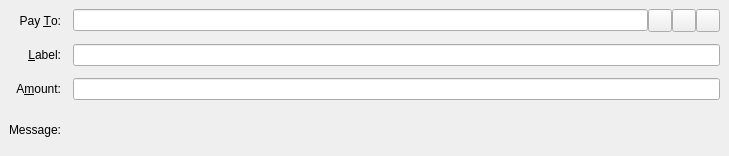
<?xml version="1.0" encoding="UTF-8"?>
<ui version="4.0">
 <class>SendCoinsEntry</class>
 <widget class="QStackedWidget" name="SendCoinsEntry">
  <property name="geometry">
   <rect>
    <x>0</x>
    <y>0</y>
    <width>729</width>
    <height>156</height>
   </rect>
  </property>
  <property name="focusPolicy">
   <enum>Qt::TabFocus</enum>
  </property>
  <property name="autoFillBackground">
   <bool>false</bool>
  </property>
  <property name="styleSheet">
   <string notr="true">SendCoinsEntry{
background-color:transparent !important;
}</string>
  </property>
  <property name="frameShape">
   <enum>QFrame::NoFrame</enum>
  </property>
  <widget class="QFrame" name="SendCoins">
   <property name="cursor">
    <cursorShape>ArrowCursor</cursorShape>
   </property>
   <property name="toolTip">
    <string>This is a normal payment.</string>
   </property>
   <property name="styleSheet">
    <string notr="true">#SendCoins{
background-color:transparent !important;
}</string>
   </property>
   <property name="frameShape">
    <enum>QFrame::NoFrame</enum>
   </property>
   <property name="frameShadow">
    <enum>QFrame::Plain</enum>
   </property>
   <layout class="QGridLayout" name="gridLayout">
    <property name="spacing">
     <number>12</number>
    </property>
    <item row="0" column="0">
     <widget class="QLabel" name="payToLabel">
      <property name="text">
       <string>Pay &amp;To:</string>
      </property>
      <property name="alignment">
       <set>Qt::AlignRight|Qt::AlignTrailing|Qt::AlignVCenter</set>
      </property>
      <property name="buddy">
       <cstring>payTo</cstring>
      </property>
     </widget>
    </item>
    <item row="0" column="1">
     <layout class="QHBoxLayout" name="payToLayout">
      <property name="spacing">
       <number>0</number>
      </property>
      <item>
       <widget class="QValidatedLineEdit" name="payTo">
        <property name="toolTip">
         <string>The SEND address to send the payment to</string>
        </property>
       </widget>
      </item>
      <item>
       <widget class="QToolButton" name="addressBookButton">
        <property name="toolTip">
         <string>Choose previously used address</string>
        </property>
        <property name="text">
         <string/>
        </property>
        <property name="icon">
         <iconset resource="../send.qrc">
          <normaloff>:/icons/address-book</normaloff>:/icons/address-book</iconset>
        </property>
        <property name="shortcut">
         <string>Alt+A</string>
        </property>
       </widget>
      </item>
      <item>
       <widget class="QToolButton" name="pasteButton">
        <property name="toolTip">
         <string>Paste address from clipboard</string>
        </property>
        <property name="text">
         <string/>
        </property>
        <property name="icon">
         <iconset resource="../send.qrc">
          <normaloff>:/icons/editpaste</normaloff>:/icons/editpaste</iconset>
        </property>
        <property name="shortcut">
         <string>Alt+P</string>
        </property>
       </widget>
      </item>
      <item>
       <widget class="QToolButton" name="deleteButton">
        <property name="toolTip">
         <string>Remove this entry</string>
        </property>
        <property name="text">
         <string/>
        </property>
        <property name="icon">
         <iconset resource="../send.qrc">
          <normaloff>:/icons/remove</normaloff>:/icons/remove</iconset>
        </property>
       </widget>
      </item>
     </layout>
    </item>
    <item row="1" column="0">
     <widget class="QLabel" name="labelLabel">
      <property name="text">
       <string>&amp;Label:</string>
      </property>
      <property name="alignment">
       <set>Qt::AlignRight|Qt::AlignTrailing|Qt::AlignVCenter</set>
      </property>
      <property name="buddy">
       <cstring>addAsLabel</cstring>
      </property>
     </widget>
    </item>
    <item row="1" column="1">
     <widget class="QLineEdit" name="addAsLabel">
      <property name="toolTip">
       <string>Enter a label for this address to add it to the list of used addresses</string>
      </property>
     </widget>
    </item>
    <item row="2" column="0">
     <widget class="QLabel" name="amountLabel">
      <property name="text">
       <string>A&amp;mount:</string>
      </property>
      <property name="alignment">
       <set>Qt::AlignRight|Qt::AlignTrailing|Qt::AlignVCenter</set>
      </property>
      <property name="buddy">
       <cstring>payAmount</cstring>
      </property>
     </widget>
    </item>
    <item row="2" column="1">
     <widget class="BitcoinAmountField" name="payAmount"/>
    </item>
    <item row="3" column="0">
     <widget class="QLabel" name="messageLabel">
      <property name="text">
       <string>Message:</string>
      </property>
      <property name="alignment">
       <set>Qt::AlignRight|Qt::AlignTrailing|Qt::AlignVCenter</set>
      </property>
     </widget>
    </item>
    <item row="3" column="1">
     <widget class="QLabel" name="messageTextLabel">
      <property name="toolTip">
       <string>A message that was attached to the SEND: URI which will be stored with the transaction for your reference. Note: This message will not be sent over the SEND network.</string>
      </property>
      <property name="textFormat">
       <enum>Qt::PlainText</enum>
      </property>
     </widget>
    </item>
   </layout>
  </widget>
  <widget class="QFrame" name="SendCoins_InsecurePaymentRequest">
   <property name="palette">
    <palette>
     <active>
      <colorrole role="WindowText">
       <brush brushstyle="SolidPattern">
        <color alpha="255">
         <red>0</red>
         <green>0</green>
         <blue>0</blue>
        </color>
       </brush>
      </colorrole>
      <colorrole role="Button">
       <brush brushstyle="SolidPattern">
        <color alpha="255">
         <red>255</red>
         <green>255</green>
         <blue>127</blue>
        </color>
       </brush>
      </colorrole>
      <colorrole role="Light">
       <brush brushstyle="SolidPattern">
        <color alpha="255">
         <red>255</red>
         <green>255</green>
         <blue>255</blue>
        </color>
       </brush>
      </colorrole>
      <colorrole role="Midlight">
       <brush brushstyle="SolidPattern">
        <color alpha="255">
         <red>255</red>
         <green>255</green>
         <blue>191</blue>
        </color>
       </brush>
      </colorrole>
      <colorrole role="Dark">
       <brush brushstyle="SolidPattern">
        <color alpha="255">
         <red>127</red>
         <green>127</green>
         <blue>63</blue>
        </color>
       </brush>
      </colorrole>
      <colorrole role="Mid">
       <brush brushstyle="SolidPattern">
        <color alpha="255">
         <red>170</red>
         <green>170</green>
         <blue>84</blue>
        </color>
       </brush>
      </colorrole>
      <colorrole role="Text">
       <brush brushstyle="SolidPattern">
        <color alpha="255">
         <red>0</red>
         <green>0</green>
         <blue>0</blue>
        </color>
       </brush>
      </colorrole>
      <colorrole role="BrightText">
       <brush brushstyle="SolidPattern">
        <color alpha="255">
         <red>255</red>
         <green>255</green>
         <blue>255</blue>
        </color>
       </brush>
      </colorrole>
      <colorrole role="ButtonText">
       <brush brushstyle="SolidPattern">
        <color alpha="255">
         <red>0</red>
         <green>0</green>
         <blue>0</blue>
        </color>
       </brush>
      </colorrole>
      <colorrole role="Base">
       <brush brushstyle="SolidPattern">
        <color alpha="255">
         <red>255</red>
         <green>255</green>
         <blue>255</blue>
        </color>
       </brush>
      </colorrole>
      <colorrole role="Window">
       <brush brushstyle="SolidPattern">
        <color alpha="255">
         <red>255</red>
         <green>255</green>
         <blue>127</blue>
        </color>
       </brush>
      </colorrole>
      <colorrole role="Shadow">
       <brush brushstyle="SolidPattern">
        <color alpha="255">
         <red>0</red>
         <green>0</green>
         <blue>0</blue>
        </color>
       </brush>
      </colorrole>
      <colorrole role="AlternateBase">
       <brush brushstyle="SolidPattern">
        <color alpha="255">
         <red>255</red>
         <green>255</green>
         <blue>191</blue>
        </color>
       </brush>
      </colorrole>
      <colorrole role="ToolTipBase">
       <brush brushstyle="SolidPattern">
        <color alpha="255">
         <red>255</red>
         <green>255</green>
         <blue>220</blue>
        </color>
       </brush>
      </colorrole>
      <colorrole role="ToolTipText">
       <brush brushstyle="SolidPattern">
        <color alpha="255">
         <red>0</red>
         <green>0</green>
         <blue>0</blue>
        </color>
       </brush>
      </colorrole>
     </active>
     <inactive>
      <colorrole role="WindowText">
       <brush brushstyle="SolidPattern">
        <color alpha="255">
         <red>0</red>
         <green>0</green>
         <blue>0</blue>
        </color>
       </brush>
      </colorrole>
      <colorrole role="Button">
       <brush brushstyle="SolidPattern">
        <color alpha="255">
         <red>255</red>
         <green>255</green>
         <blue>127</blue>
        </color>
       </brush>
      </colorrole>
      <colorrole role="Light">
       <brush brushstyle="SolidPattern">
        <color alpha="255">
         <red>255</red>
         <green>255</green>
         <blue>255</blue>
        </color>
       </brush>
      </colorrole>
      <colorrole role="Midlight">
       <brush brushstyle="SolidPattern">
        <color alpha="255">
         <red>255</red>
         <green>255</green>
         <blue>191</blue>
        </color>
       </brush>
      </colorrole>
      <colorrole role="Dark">
       <brush brushstyle="SolidPattern">
        <color alpha="255">
         <red>127</red>
         <green>127</green>
         <blue>63</blue>
        </color>
       </brush>
      </colorrole>
      <colorrole role="Mid">
       <brush brushstyle="SolidPattern">
        <color alpha="255">
         <red>170</red>
         <green>170</green>
         <blue>84</blue>
        </color>
       </brush>
      </colorrole>
      <colorrole role="Text">
       <brush brushstyle="SolidPattern">
        <color alpha="255">
         <red>0</red>
         <green>0</green>
         <blue>0</blue>
        </color>
       </brush>
      </colorrole>
      <colorrole role="BrightText">
       <brush brushstyle="SolidPattern">
        <color alpha="255">
         <red>255</red>
         <green>255</green>
         <blue>255</blue>
        </color>
       </brush>
      </colorrole>
      <colorrole role="ButtonText">
       <brush brushstyle="SolidPattern">
        <color alpha="255">
         <red>0</red>
         <green>0</green>
         <blue>0</blue>
        </color>
       </brush>
      </colorrole>
      <colorrole role="Base">
       <brush brushstyle="SolidPattern">
        <color alpha="255">
         <red>255</red>
         <green>255</green>
         <blue>255</blue>
        </color>
       </brush>
      </colorrole>
      <colorrole role="Window">
       <brush brushstyle="SolidPattern">
        <color alpha="255">
         <red>255</red>
         <green>255</green>
         <blue>127</blue>
        </color>
       </brush>
      </colorrole>
      <colorrole role="Shadow">
       <brush brushstyle="SolidPattern">
        <color alpha="255">
         <red>0</red>
         <green>0</green>
         <blue>0</blue>
        </color>
       </brush>
      </colorrole>
      <colorrole role="AlternateBase">
       <brush brushstyle="SolidPattern">
        <color alpha="255">
         <red>255</red>
         <green>255</green>
         <blue>191</blue>
        </color>
       </brush>
      </colorrole>
      <colorrole role="ToolTipBase">
       <brush brushstyle="SolidPattern">
        <color alpha="255">
         <red>255</red>
         <green>255</green>
         <blue>220</blue>
        </color>
       </brush>
      </colorrole>
      <colorrole role="ToolTipText">
       <brush brushstyle="SolidPattern">
        <color alpha="255">
         <red>0</red>
         <green>0</green>
         <blue>0</blue>
        </color>
       </brush>
      </colorrole>
     </inactive>
     <disabled>
      <colorrole role="WindowText">
       <brush brushstyle="SolidPattern">
        <color alpha="255">
         <red>127</red>
         <green>127</green>
         <blue>63</blue>
        </color>
       </brush>
      </colorrole>
      <colorrole role="Button">
       <brush brushstyle="SolidPattern">
        <color alpha="255">
         <red>255</red>
         <green>255</green>
         <blue>127</blue>
        </color>
       </brush>
      </colorrole>
      <colorrole role="Light">
       <brush brushstyle="SolidPattern">
        <color alpha="255">
         <red>255</red>
         <green>255</green>
         <blue>255</blue>
        </color>
       </brush>
      </colorrole>
      <colorrole role="Midlight">
       <brush brushstyle="SolidPattern">
        <color alpha="255">
         <red>255</red>
         <green>255</green>
         <blue>191</blue>
        </color>
       </brush>
      </colorrole>
      <colorrole role="Dark">
       <brush brushstyle="SolidPattern">
        <color alpha="255">
         <red>127</red>
         <green>127</green>
         <blue>63</blue>
        </color>
       </brush>
      </colorrole>
      <colorrole role="Mid">
       <brush brushstyle="SolidPattern">
        <color alpha="255">
         <red>170</red>
         <green>170</green>
         <blue>84</blue>
        </color>
       </brush>
      </colorrole>
      <colorrole role="Text">
       <brush brushstyle="SolidPattern">
        <color alpha="255">
         <red>127</red>
         <green>127</green>
         <blue>63</blue>
        </color>
       </brush>
      </colorrole>
      <colorrole role="BrightText">
       <brush brushstyle="SolidPattern">
        <color alpha="255">
         <red>255</red>
         <green>255</green>
         <blue>255</blue>
        </color>
       </brush>
      </colorrole>
      <colorrole role="ButtonText">
       <brush brushstyle="SolidPattern">
        <color alpha="255">
         <red>127</red>
         <green>127</green>
         <blue>63</blue>
        </color>
       </brush>
      </colorrole>
      <colorrole role="Base">
       <brush brushstyle="SolidPattern">
        <color alpha="255">
         <red>255</red>
         <green>255</green>
         <blue>127</blue>
        </color>
       </brush>
      </colorrole>
      <colorrole role="Window">
       <brush brushstyle="SolidPattern">
        <color alpha="255">
         <red>255</red>
         <green>255</green>
         <blue>127</blue>
        </color>
       </brush>
      </colorrole>
      <colorrole role="Shadow">
       <brush brushstyle="SolidPattern">
        <color alpha="255">
         <red>0</red>
         <green>0</green>
         <blue>0</blue>
        </color>
       </brush>
      </colorrole>
      <colorrole role="AlternateBase">
       <brush brushstyle="SolidPattern">
        <color alpha="255">
         <red>255</red>
         <green>255</green>
         <blue>127</blue>
        </color>
       </brush>
      </colorrole>
      <colorrole role="ToolTipBase">
       <brush brushstyle="SolidPattern">
        <color alpha="255">
         <red>255</red>
         <green>255</green>
         <blue>220</blue>
        </color>
       </brush>
      </colorrole>
      <colorrole role="ToolTipText">
       <brush brushstyle="SolidPattern">
        <color alpha="255">
         <red>0</red>
         <green>0</green>
         <blue>0</blue>
        </color>
       </brush>
      </colorrole>
     </disabled>
    </palette>
   </property>
   <property name="toolTip">
    <string>This is an unverified payment request.</string>
   </property>
   <property name="autoFillBackground">
    <bool>true</bool>
   </property>
   <property name="frameShape">
    <enum>QFrame::NoFrame</enum>
   </property>
   <property name="frameShadow">
    <enum>QFrame::Sunken</enum>
   </property>
   <layout class="QGridLayout" name="gridLayout_is">
    <property name="spacing">
     <number>12</number>
    </property>
    <item row="0" column="0">
     <widget class="QLabel" name="payToLabel_is">
      <property name="text">
       <string>Pay To:</string>
      </property>
      <property name="alignment">
       <set>Qt::AlignRight|Qt::AlignTrailing|Qt::AlignVCenter</set>
      </property>
     </widget>
    </item>
    <item row="0" column="1">
     <layout class="QHBoxLayout" name="payToLayout_is">
      <property name="spacing">
       <number>0</number>
      </property>
      <item>
       <widget class="QLabel" name="payTo_is"/>
      </item>
      <item>
       <widget class="QToolButton" name="deleteButton_is">
        <property name="toolTip">
         <string>Remove this entry</string>
        </property>
        <property name="text">
         <string/>
        </property>
        <property name="icon">
         <iconset resource="../send.qrc">
          <normaloff>:/icons/remove</normaloff>:/icons/remove</iconset>
        </property>
       </widget>
      </item>
     </layout>
    </item>
    <item row="1" column="0">
     <widget class="QLabel" name="memoLabel_is">
      <property name="text">
       <string>Memo:</string>
      </property>
      <property name="alignment">
       <set>Qt::AlignRight|Qt::AlignTrailing|Qt::AlignVCenter</set>
      </property>
     </widget>
    </item>
    <item row="1" column="1">
     <widget class="QLabel" name="memoTextLabel_is">
      <property name="textFormat">
       <enum>Qt::PlainText</enum>
      </property>
     </widget>
    </item>
    <item row="2" column="0">
     <widget class="QLabel" name="amountLabel_is">
      <property name="text">
       <string>A&amp;mount:</string>
      </property>
      <property name="alignment">
       <set>Qt::AlignRight|Qt::AlignTrailing|Qt::AlignVCenter</set>
      </property>
      <property name="buddy">
       <cstring>payAmount_is</cstring>
      </property>
     </widget>
    </item>
    <item row="2" column="1">
     <widget class="BitcoinAmountField" name="payAmount_is">
      <property name="acceptDrops">
       <bool>false</bool>
      </property>
     </widget>
    </item>
   </layout>
  </widget>
  <widget class="QFrame" name="SendCoins_SecurePaymentRequest">
   <property name="palette">
    <palette>
     <active>
      <colorrole role="WindowText">
       <brush brushstyle="SolidPattern">
        <color alpha="255">
         <red>0</red>
         <green>0</green>
         <blue>0</blue>
        </color>
       </brush>
      </colorrole>
      <colorrole role="Button">
       <brush brushstyle="SolidPattern">
        <color alpha="255">
         <red>140</red>
         <green>232</green>
         <blue>119</blue>
        </color>
       </brush>
      </colorrole>
      <colorrole role="Light">
       <brush brushstyle="SolidPattern">
        <color alpha="255">
         <red>230</red>
         <green>255</green>
         <blue>224</blue>
        </color>
       </brush>
      </colorrole>
      <colorrole role="Midlight">
       <brush brushstyle="SolidPattern">
        <color alpha="255">
         <red>185</red>
         <green>243</green>
         <blue>171</blue>
        </color>
       </brush>
      </colorrole>
      <colorrole role="Dark">
       <brush brushstyle="SolidPattern">
        <color alpha="255">
         <red>70</red>
         <green>116</green>
         <blue>59</blue>
        </color>
       </brush>
      </colorrole>
      <colorrole role="Mid">
       <brush brushstyle="SolidPattern">
        <color alpha="255">
         <red>93</red>
         <green>155</green>
         <blue>79</blue>
        </color>
       </brush>
      </colorrole>
      <colorrole role="Text">
       <brush brushstyle="SolidPattern">
        <color alpha="255">
         <red>0</red>
         <green>0</green>
         <blue>0</blue>
        </color>
       </brush>
      </colorrole>
      <colorrole role="BrightText">
       <brush brushstyle="SolidPattern">
        <color alpha="255">
         <red>155</red>
         <green>255</green>
         <blue>147</blue>
        </color>
       </brush>
      </colorrole>
      <colorrole role="ButtonText">
       <brush brushstyle="SolidPattern">
        <color alpha="255">
         <red>0</red>
         <green>0</green>
         <blue>0</blue>
        </color>
       </brush>
      </colorrole>
      <colorrole role="Base">
       <brush brushstyle="SolidPattern">
        <color alpha="255">
         <red>119</red>
         <green>255</green>
         <blue>233</blue>
        </color>
       </brush>
      </colorrole>
      <colorrole role="Window">
       <brush brushstyle="SolidPattern">
        <color alpha="255">
         <red>140</red>
         <green>232</green>
         <blue>119</blue>
        </color>
       </brush>
      </colorrole>
      <colorrole role="Shadow">
       <brush brushstyle="SolidPattern">
        <color alpha="255">
         <red>0</red>
         <green>0</green>
         <blue>0</blue>
        </color>
       </brush>
      </colorrole>
      <colorrole role="AlternateBase">
       <brush brushstyle="SolidPattern">
        <color alpha="255">
         <red>197</red>
         <green>243</green>
         <blue>187</blue>
        </color>
       </brush>
      </colorrole>
      <colorrole role="NoRole">
       <brush brushstyle="SolidPattern">
        <color alpha="255">
         <red>125</red>
         <green>194</green>
         <blue>122</blue>
        </color>
       </brush>
      </colorrole>
      <colorrole role="ToolTipBase">
       <brush brushstyle="SolidPattern">
        <color alpha="255">
         <red>255</red>
         <green>255</green>
         <blue>220</blue>
        </color>
       </brush>
      </colorrole>
      <colorrole role="ToolTipText">
       <brush brushstyle="SolidPattern">
        <color alpha="255">
         <red>0</red>
         <green>0</green>
         <blue>0</blue>
        </color>
       </brush>
      </colorrole>
     </active>
     <inactive>
      <colorrole role="WindowText">
       <brush brushstyle="SolidPattern">
        <color alpha="255">
         <red>0</red>
         <green>0</green>
         <blue>0</blue>
        </color>
       </brush>
      </colorrole>
      <colorrole role="Button">
       <brush brushstyle="SolidPattern">
        <color alpha="255">
         <red>140</red>
         <green>232</green>
         <blue>119</blue>
        </color>
       </brush>
      </colorrole>
      <colorrole role="Light">
       <brush brushstyle="SolidPattern">
        <color alpha="255">
         <red>230</red>
         <green>255</green>
         <blue>224</blue>
        </color>
       </brush>
      </colorrole>
      <colorrole role="Midlight">
       <brush brushstyle="SolidPattern">
        <color alpha="255">
         <red>185</red>
         <green>243</green>
         <blue>171</blue>
        </color>
       </brush>
      </colorrole>
      <colorrole role="Dark">
       <brush brushstyle="SolidPattern">
        <color alpha="255">
         <red>70</red>
         <green>116</green>
         <blue>59</blue>
        </color>
       </brush>
      </colorrole>
      <colorrole role="Mid">
       <brush brushstyle="SolidPattern">
        <color alpha="255">
         <red>93</red>
         <green>155</green>
         <blue>79</blue>
        </color>
       </brush>
      </colorrole>
      <colorrole role="Text">
       <brush brushstyle="SolidPattern">
        <color alpha="255">
         <red>0</red>
         <green>0</green>
         <blue>0</blue>
        </color>
       </brush>
      </colorrole>
      <colorrole role="BrightText">
       <brush brushstyle="SolidPattern">
        <color alpha="255">
         <red>155</red>
         <green>255</green>
         <blue>147</blue>
        </color>
       </brush>
      </colorrole>
      <colorrole role="ButtonText">
       <brush brushstyle="SolidPattern">
        <color alpha="255">
         <red>0</red>
         <green>0</green>
         <blue>0</blue>
        </color>
       </brush>
      </colorrole>
      <colorrole role="Base">
       <brush brushstyle="SolidPattern">
        <color alpha="255">
         <red>119</red>
         <green>255</green>
         <blue>233</blue>
        </color>
       </brush>
      </colorrole>
      <colorrole role="Window">
       <brush brushstyle="SolidPattern">
        <color alpha="255">
         <red>140</red>
         <green>232</green>
         <blue>119</blue>
        </color>
       </brush>
      </colorrole>
      <colorrole role="Shadow">
       <brush brushstyle="SolidPattern">
        <color alpha="255">
         <red>0</red>
         <green>0</green>
         <blue>0</blue>
        </color>
       </brush>
      </colorrole>
      <colorrole role="AlternateBase">
       <brush brushstyle="SolidPattern">
        <color alpha="255">
         <red>197</red>
         <green>243</green>
         <blue>187</blue>
        </color>
       </brush>
      </colorrole>
      <colorrole role="NoRole">
       <brush brushstyle="SolidPattern">
        <color alpha="255">
         <red>125</red>
         <green>194</green>
         <blue>122</blue>
        </color>
       </brush>
      </colorrole>
      <colorrole role="ToolTipBase">
       <brush brushstyle="SolidPattern">
        <color alpha="255">
         <red>255</red>
         <green>255</green>
         <blue>220</blue>
        </color>
       </brush>
      </colorrole>
      <colorrole role="ToolTipText">
       <brush brushstyle="SolidPattern">
        <color alpha="255">
         <red>0</red>
         <green>0</green>
         <blue>0</blue>
        </color>
       </brush>
      </colorrole>
     </inactive>
     <disabled>
      <colorrole role="WindowText">
       <brush brushstyle="SolidPattern">
        <color alpha="255">
         <red>70</red>
         <green>116</green>
         <blue>59</blue>
        </color>
       </brush>
      </colorrole>
      <colorrole role="Button">
       <brush brushstyle="SolidPattern">
        <color alpha="255">
         <red>140</red>
         <green>232</green>
         <blue>119</blue>
        </color>
       </brush>
      </colorrole>
      <colorrole role="Light">
       <brush brushstyle="SolidPattern">
        <color alpha="255">
         <red>230</red>
         <green>255</green>
         <blue>224</blue>
        </color>
       </brush>
      </colorrole>
      <colorrole role="Midlight">
       <brush brushstyle="SolidPattern">
        <color alpha="255">
         <red>185</red>
         <green>243</green>
         <blue>171</blue>
        </color>
       </brush>
      </colorrole>
      <colorrole role="Dark">
       <brush brushstyle="SolidPattern">
        <color alpha="255">
         <red>70</red>
         <green>116</green>
         <blue>59</blue>
        </color>
       </brush>
      </colorrole>
      <colorrole role="Mid">
       <brush brushstyle="SolidPattern">
        <color alpha="255">
         <red>93</red>
         <green>155</green>
         <blue>79</blue>
        </color>
       </brush>
      </colorrole>
      <colorrole role="Text">
       <brush brushstyle="SolidPattern">
        <color alpha="255">
         <red>70</red>
         <green>116</green>
         <blue>59</blue>
        </color>
       </brush>
      </colorrole>
      <colorrole role="BrightText">
       <brush brushstyle="SolidPattern">
        <color alpha="255">
         <red>155</red>
         <green>255</green>
         <blue>147</blue>
        </color>
       </brush>
      </colorrole>
      <colorrole role="ButtonText">
       <brush brushstyle="SolidPattern">
        <color alpha="255">
         <red>70</red>
         <green>116</green>
         <blue>59</blue>
        </color>
       </brush>
      </colorrole>
      <colorrole role="Base">
       <brush brushstyle="SolidPattern">
        <color alpha="255">
         <red>140</red>
         <green>232</green>
         <blue>119</blue>
        </color>
       </brush>
      </colorrole>
      <colorrole role="Window">
       <brush brushstyle="SolidPattern">
        <color alpha="255">
         <red>140</red>
         <green>232</green>
         <blue>119</blue>
        </color>
       </brush>
      </colorrole>
      <colorrole role="Shadow">
       <brush brushstyle="SolidPattern">
        <color alpha="255">
         <red>0</red>
         <green>0</green>
         <blue>0</blue>
        </color>
       </brush>
      </colorrole>
      <colorrole role="AlternateBase">
       <brush brushstyle="SolidPattern">
        <color alpha="255">
         <red>140</red>
         <green>232</green>
         <blue>119</blue>
        </color>
       </brush>
      </colorrole>
      <colorrole role="NoRole">
       <brush brushstyle="SolidPattern">
        <color alpha="255">
         <red>125</red>
         <green>194</green>
         <blue>122</blue>
        </color>
       </brush>
      </colorrole>
      <colorrole role="ToolTipBase">
       <brush brushstyle="SolidPattern">
        <color alpha="255">
         <red>255</red>
         <green>255</green>
         <blue>220</blue>
        </color>
       </brush>
      </colorrole>
      <colorrole role="ToolTipText">
       <brush brushstyle="SolidPattern">
        <color alpha="255">
         <red>0</red>
         <green>0</green>
         <blue>0</blue>
        </color>
       </brush>
      </colorrole>
     </disabled>
    </palette>
   </property>
   <property name="toolTip">
    <string>This is a verified payment request.</string>
   </property>
   <property name="autoFillBackground">
    <bool>true</bool>
   </property>
   <property name="frameShape">
    <enum>QFrame::NoFrame</enum>
   </property>
   <property name="frameShadow">
    <enum>QFrame::Sunken</enum>
   </property>
   <layout class="QGridLayout" name="gridLayout_s">
    <property name="spacing">
     <number>12</number>
    </property>
    <item row="0" column="0">
     <widget class="QLabel" name="payToLabel_s">
      <property name="text">
       <string>Pay To:</string>
      </property>
      <property name="alignment">
       <set>Qt::AlignRight|Qt::AlignTrailing|Qt::AlignVCenter</set>
      </property>
     </widget>
    </item>
    <item row="0" column="1">
     <layout class="QHBoxLayout" name="payToLayout_s">
      <property name="spacing">
       <number>0</number>
      </property>
      <item>
       <widget class="QLabel" name="payTo_s">
        <property name="textFormat">
         <enum>Qt::PlainText</enum>
        </property>
       </widget>
      </item>
      <item>
       <widget class="QToolButton" name="deleteButton_s">
        <property name="toolTip">
         <string>Remove this entry</string>
        </property>
        <property name="text">
         <string/>
        </property>
        <property name="icon">
         <iconset resource="../send.qrc">
          <normaloff>:/icons/remove</normaloff>:/icons/remove</iconset>
        </property>
       </widget>
      </item>
     </layout>
    </item>
    <item row="1" column="0">
     <widget class="QLabel" name="memoLabel_s">
      <property name="text">
       <string>Memo:</string>
      </property>
      <property name="alignment">
       <set>Qt::AlignRight|Qt::AlignTrailing|Qt::AlignVCenter</set>
      </property>
     </widget>
    </item>
    <item row="1" column="1">
     <widget class="QLabel" name="memoTextLabel_s">
      <property name="textFormat">
       <enum>Qt::PlainText</enum>
      </property>
     </widget>
    </item>
    <item row="2" column="0">
     <widget class="QLabel" name="amountLabel_s">
      <property name="text">
       <string>A&amp;mount:</string>
      </property>
      <property name="alignment">
       <set>Qt::AlignRight|Qt::AlignTrailing|Qt::AlignVCenter</set>
      </property>
      <property name="buddy">
       <cstring>payAmount_s</cstring>
      </property>
     </widget>
    </item>
    <item row="2" column="1">
     <widget class="BitcoinAmountField" name="payAmount_s">
      <property name="acceptDrops">
       <bool>false</bool>
      </property>
     </widget>
    </item>
   </layout>
  </widget>
 </widget>
 <customwidgets>
  <customwidget>
   <class>QValidatedLineEdit</class>
   <extends>QLineEdit</extends>
   <header>qvalidatedlineedit.h</header>
  </customwidget>
  <customwidget>
   <class>BitcoinAmountField</class>
   <extends>QLineEdit</extends>
   <header>bitcoinamountfield.h</header>
   <container>1</container>
  </customwidget>
 </customwidgets>
 <tabstops>
  <tabstop>payTo</tabstop>
  <tabstop>addressBookButton</tabstop>
  <tabstop>pasteButton</tabstop>
  <tabstop>deleteButton</tabstop>
  <tabstop>addAsLabel</tabstop>
  <tabstop>payAmount</tabstop>
  <tabstop>payAmount_is</tabstop>
  <tabstop>deleteButton_is</tabstop>
  <tabstop>payAmount_s</tabstop>
  <tabstop>deleteButton_s</tabstop>
 </tabstops>
 <resources>
  <include location="../send.qrc"/>
 </resources>
 <connections/>
</ui>
